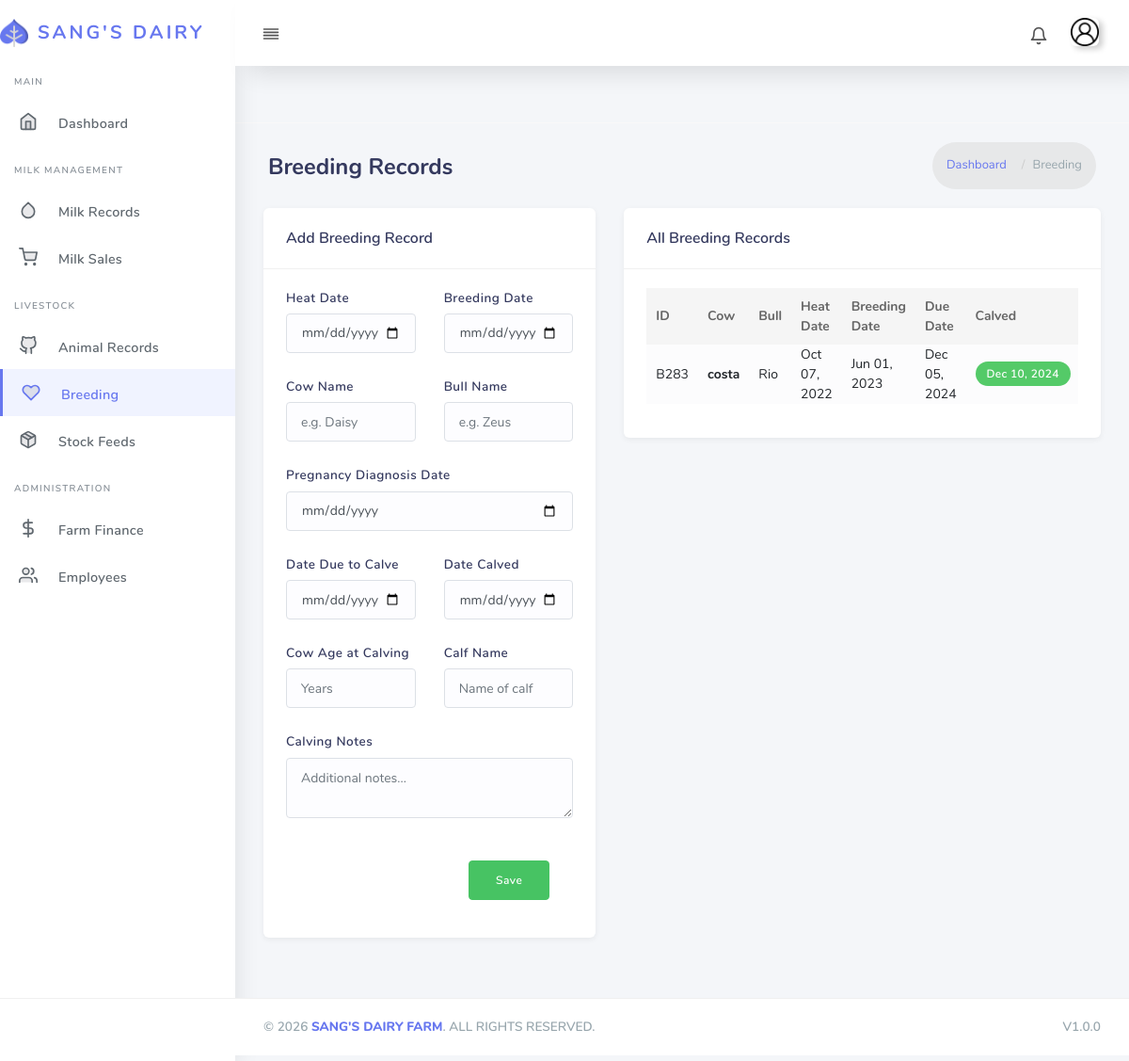
Page /breeding/ on the committed database.
### core/models.py (models this page shows, shortened)
class Breeding(models.Model):
    breeding_id = ShortUUIDField(unique=True, primary_key=True, length=3, max_length=20, prefix="B", alphabet="0123456789")
    heat_date = models.DateField(null=True, blank=True)  # Date when the cow was in heat
    breeding_date = models.DateField()  # Date when breeding occurred
    bull_name = models.CharField(max_length=100)  # Name of the bull
    cow_name = models.CharField(max_length=100)  # Name of the cow
    pregnancy_diagnosis_date = models.DateField(null=True, blank=True)  # Date when pregnancy was diagnosed
    date_due_to_calve = models.DateField(null=True, blank=True)  # Expected due date for calving
    date_calved = models.DateField(null=True, blank=True)  # Actual calving date
    age_of_cow_at_calving = models.PositiveIntegerField(null=True, blank=True)  # Age of the cow at the time of calving (in years)
    calf_name = models.CharField(max_length=100, null=True, blank=True)  # Name of the calf
    calving_notes = models.TextField(blank=True, null=True)  # Additional notes regarding the calving process

### core/views.py (the view, shortened to what this page needs)
# urls.py: path("breeding/", views.breeding, name="breeding"),
def breeding(request, breeding_id=None):
    if breeding_id:
        breeding = Breeding.objects.filter(breeding_id=breeding_id).first()
    else:
        breeding = None
    breedings = Breeding.objects.all().order_by('-heat_date')  # Order by recent heat date
    context = {
        'breedings': breedings,
        'breeding': breeding
    }
    return render(request, 'core/breeding.html', context)

### templates/core/breeding.html (shortened to what this page needs)
{% extends "partials/base.html" %}
{% load static %}
{% block content %}
<div class="main-content">
  <section class="section">
    <div class="section-header">
      <h1>Breeding Records</h1>
      <div class="section-header-breadcrumb">
        <div class="breadcrumb-item"><a href="{% url 'core:index' %}">Dashboard</a></div>
        <div class="breadcrumb-item active">Breeding</div>
      </div>
    </div>
    <div class="section-body">
      <div class="row">
        <div class="col-12 col-lg-5">
          <div class="card">
            <div class="card-header">
              <h4>{% if breeding %}Edit Record{% else %}Add Breeding Record{% endif %}</h4>
            </div>
            <div class="card-body">
              <form method="POST">
                <div class="row">
                  <div class="col-md-6">
                    <div class="form-group">
                      <label>Heat Date</label>
                      <input type="date" name="heat_date" class="form-control" value="{{ breeding.heat_date|date:'Y-m-d'|default:'' }}">
                    </div>
                  </div>
                  <div class="col-md-6">
                    <div class="form-group">
                      <label>Breeding Date</label>
                      <input type="date" name="breeding_date" class="form-control" value="{{ breeding.breeding_date|date:'Y-m-d'|default:'' }}" required>
                    </div>
                  </div>
                </div>
                <div class="row">
                  <div class="col-md-6">
                    <div class="form-group">
                      <label>Cow Name</label>
                      <input type="text" name="cow_name" class="form-control" value="{{ breeding.cow_name|default:'' }}" placeholder="e.g. Daisy" required>
                    </div>
                  </div>
                  <div class="col-md-6">
                    <div class="form-group">
                      <label>Bull Name</label>
                      <input type="text" name="bull_name" class="form-control" value="{{ breeding.bull_name|default:'' }}" placeholder="e.g. Zeus" required>
                    </div>
                  </div>
                </div>
                <div class="form-group">
                  <label>Pregnancy Diagnosis Date</label>
                  <input type="date" name="pregnancy_diagnosis_date" class="form-control" value="{{ breeding.pregnancy_diagnosis_date|date:'Y-m-d'|default:'' }}">
                </div>
                <div class="row">
                  <div class="col-md-6">
                    <div class="form-group">
                      <label>Date Due to Calve</label>
                      <input type="date" name="date_due_to_calve" class="form-control" value="{{ breeding.date_due_to_calve|date:'Y-m-d'|default:'' }}">
                    </div>
                  </div>
                  <div class="col-md-6">
                    <div class="form-group">
                      <label>Date Calved</label>
                      <input type="date" name="date_calved" class="form-control" value="{{ breeding.date_calved|date:'Y-m-d'|default:'' }}">
                    </div>
                  </div>
                </div>
                <div class="row">
                  <div class="col-md-6">
                    <div class="form-group">
                      <label>Cow Age at Calving</label>
                      <input type="number" name="age_of_cow_at_calving" class="form-control" value="{{ breeding.age_of_cow_at_calving|default:'' }}" placeholder="Years">
                    </div>
                  </div>
                  <div class="col-md-6">
                    <div class="form-group">
                      <label>Calf Name</label>
                      <input type="text" name="calf_name" class="form-control" value="{{ breeding.calf_name|default:'' }}" placeholder="Name of calf">
                    </div>
                  </div>
                </div>
                <div class="form-group">
                  <label>Calving Notes</label>
                  <textarea name="calving_notes" class="form-control" rows="2" placeholder="Additional notes...">{{ breeding.calving_notes|default:'' }}</textarea>
                </div>
                <div class="card-footer text-right">
                  {% if breeding %}
                    <button type="submit" class="btn btn-update">Update</button>
                    <a href="{% url 'core:breeding' %}" class="btn btn-cancel">Cancel</a>
                  {% else %}
                    <button type="submit" class="btn btn-save">Save</button>
                  {% endif %}
                </div>
              </form>
            </div>
          </div>
        </div>
        <div class="col-12 col-lg-7">
          <div class="card">
            <div class="card-header">
              <h4>All Breeding Records</h4>
            </div>
            <div class="card-body">
              <div class="table-responsive">
                <table class="table table-striped" id="breedingTable">
                  <thead>
                    <tr>
                      <th>ID</th>
                      <th>Cow</th>
                      <th>Bull</th>
                      <th>Heat Date</th>
                      <th>Breeding Date</th>
                      <th>Due Date</th>
                      <th>Calved</th>
                    </tr>
                  </thead>
                  <tbody>
                    {% for b in breedings %}
                    <tr>
                      <td>{{ b.breeding_id }}</td>
                      <td><strong>{{ b.cow_name }}</strong></td>
                      <td>{{ b.bull_name }}</td>
                      <td>{{ b.heat_date|date:"M d, Y"|default:"—" }}</td>
                      <td>{{ b.breeding_date|date:"M d, Y" }}</td>
                      <td>{{ b.date_due_to_calve|date:"M d, Y"|default:"—" }}</td>
                      <td>
                        {% if b.date_calved %}
                          <span class="badge badge-success">{{ b.date_calved|date:"M d, Y" }}</span>
                        {% else %}
                          <span class="badge badge-warning">Pending</span>
                        {% endif %}
                      </td>
                    </tr>
                    {% empty %}
                    <tr><td colspan="9" class="text-center text-muted">No breeding records</td></tr>
                    {% endfor %}
                  </tbody>
                </table>
              </div>
            </div>
          </div>
        </div>
      </div>
    </div>
  </section>
</div>
{% endblock content %}

### static/css/custom.css (style rules this page uses)
body { background: #f4f6f9; }
.section-header h1 { font-size: 1.5rem; font-weight: 700; color: #34395e; }
.main-content > .section { padding-top: 10px; }
.card { border: none; border-radius: 6px; box-shadow: 0 2px 6px rgba(0,0,0,0.06); margin-bottom: 24px; }
.card .card-header { border-bottom: 1px solid #f0f0f0; padding: 18px 24px; background: transparent; }
.card .card-header h4 { font-size: 1rem; font-weight: 600; color: #34395e; margin: 0; }
.card .card-body { padding: 20px 24px; }
.form-group label { font-weight: 600; font-size: 0.85rem; color: #34395e; margin-bottom: 6px; }
.form-control { border-radius: 4px; border: 1px solid #dce0e6; padding: 8px 14px; font-size: 0.9rem; transition: border-color 0.2s ease, box-shadow 0.2s ease; }
.card-footer { background: transparent; border-top: 1px solid #f0f0f0; padding: 15px 24px; }
.btn-save { background-color: #47c363; border-color: #47c363; color: #fff; font-weight: 600; padding: 8px 28px; border-radius: 4px; }
.table-striped tbody tr:nth-of-type(odd) { background-color: #fcfcfd; }
.section-header { display: flex; align-items: center; justify-content: space-between; padding-bottom: 15px; }
.section-header-breadcrumb { display: flex; align-items: center; }
.breadcrumb-item + .breadcrumb-item::before { content: "/"; padding: 0 8px; color: #ccc; }
.breadcrumb-item a { color: #6777ef; font-weight: 500; }
.breadcrumb-item:last-child { color: #98a6ad; }

### rows in the picture
Breeding: breeding_id "B283", cow_name "costa", bull_name "Rio", heat_date "Oct 07, 2022", breeding_date "Jun 01, 2023", date_due_to_calve "Dec 05, 2024", date_calved "Dec 10, 2024"
